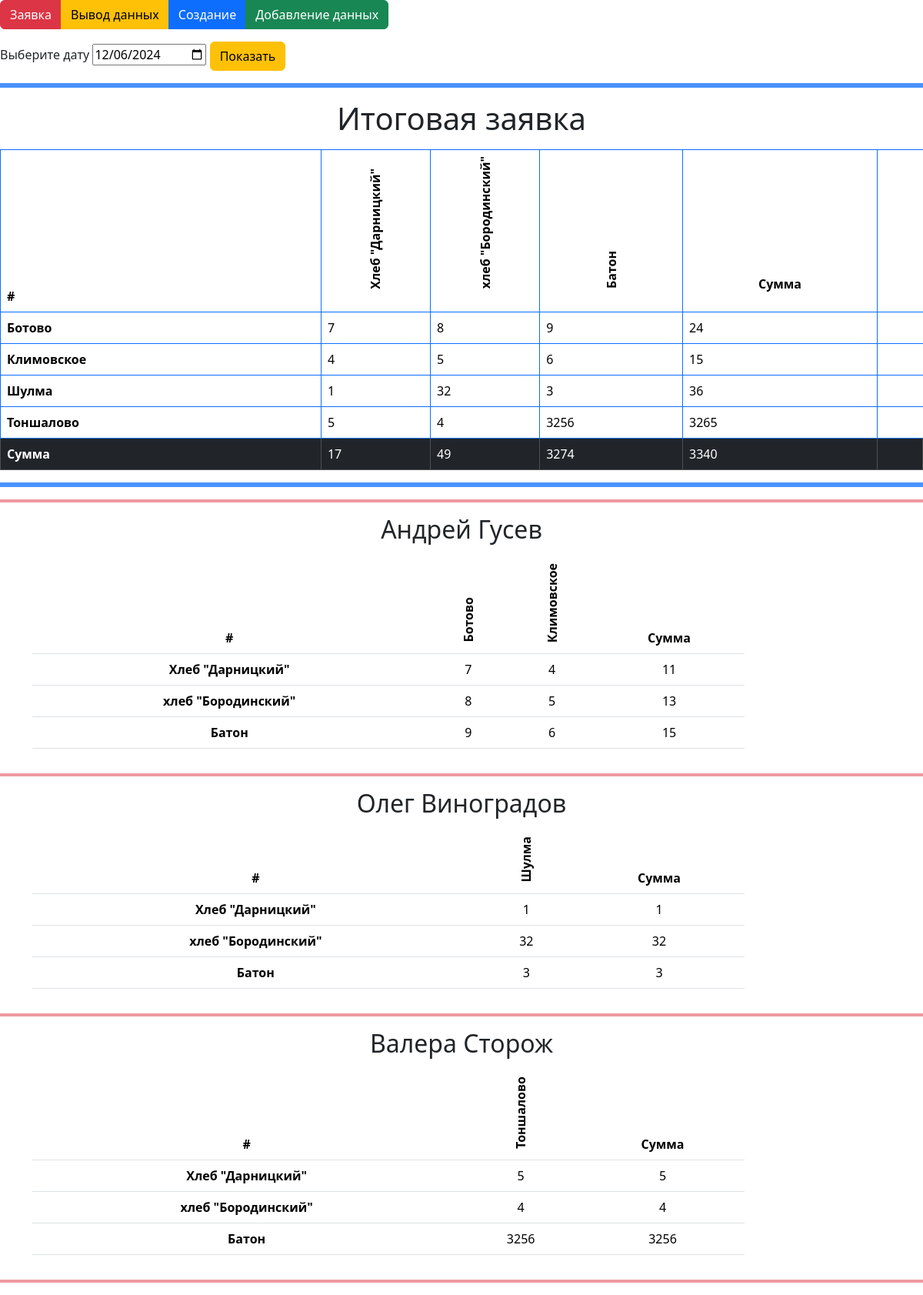
/order/print_orders/, run on the app's committed database.
### order/models.py (models this page shows)
class Products(models.Model):
    name = models.CharField(max_length=50, unique=True, null=False)
    price = models.FloatField(null = False)
    weight = models.FloatField(null =False)

class Clients(models.Model):
    name = models.CharField(max_length=50, unique=True, null=False)
    str_torg12 = models.CharField(max_length=200, unique=True)
    str_standart = models.CharField(max_length=200, unique=True)
    driver = models.ForeignKey('Drivers', on_delete=models.SET_NULL, null=True)

class Drivers(models.Model):
    name = models.CharField(max_length=50, unique=True, null=False)
    def __str__(self):
        return self.name

### order/views.py (the view)
# urls.py: path('print_orders/', print_orders, name='print_orders'),
def print_orders(request):
    if request.method == 'POST':
        today = request.POST['date_order']
    else:
        today = datetime.date.today().isoformat()
    drivers = {}
    output_drivers(today, drivers)
    orders = {}
    orders['clients'] = {}
    orders['products'] = []
    output_orders(today, orders)
    sum_client = []
    for key, value in orders['clients'].items():
        if len(sum_client) == 0:
            sum_client = [0 for v in range(len(value))]
        sum_client = [x + y for x, y in zip(sum_client, value)]
    return render(request, 'order/print_order.html', {'orders': orders,
                                                                          'drivers': drivers,
                                                                          'sum_client': sum_client,
                                                                          'today': today})

### order/function.py (called while the page is built)
def output_orders(today, orders):
    for order in Orders.objects.filter(date=today):
        if order.product.name not in orders['products']:
            orders['products'].append(order.product.name)
            index = orders['products'].index(order.product.name)
        if f'{order.client.name}' not in orders['clients']:
            orders['clients'][f'{order.client.name}'] = []
        orders['clients'][f'{order.client.name}'].insert(index, order.number)
    for key, value in orders['clients'].items():
        value.append(sum(value))
    return orders

### order/templates/order/print_order.html (shortened to what this page needs)
{% extends 'order/base.html' %}
{% block content %}
<form method="post">
  <label>Выберите дату</label>
  <input name="date_order" type="date" value="{{ today }}">
  <button type="submit" class="btn btn-warning">Показать</button>
</form>
<hr class="border border-primary border-3 opacity-75">
<figure class="text-center">
  <h1>Итоговая заявка</h1>
</figure>
<table class="table table-bordered border-primary">
  <thead>
    <tr>
      <th scope="col">#</th>
      {% for value in orders.products %}
      <th scope="col">
        <figure class="text-center">
          <span class="rotate-sm-90">{{ value }}</span>
        </figure>
      </th>
      {% endfor %}
      <th scope="col">
        <figure class="text-center">
          Сумма
        </figure>
      </th>
    </tr>
  </thead>
  <tbody>
  {% for key, value in orders.clients.items %}
    <tr>
      <th scope="row">{{ key }}</th>
      {% for num in value %}
        <td>{{ num }}</td>
      {% endfor %}
    </tr>
  {% endfor %}
    <tr class="table-dark">
      <th scope="row">Сумма</th>
      {% for s in sum_client %}
        <td>{{ s }}</td>
      {% endfor %}
        <td>{{ sum_cli }}</td>
    </tr>
  </tbody>
</table>
<hr class="border border-primary border-3 opacity-75">
<hr class="border border-danger border-2 opacity-50">
{% for key, value in drivers.items %}
<figure class="text-center">
  <h2>{{ key }}</h2>
</figure>
<div class="container text-center">
  <div class="row justify-content-start">
    <div class="col-10">
        <table class="table">
          <thead>
            <tr>
              <th scope="col">#</th>
              {% for c in value.clients %}
                <th scope="col">
                  <span class="rotate-sm-90">{{ c }}</span>
                </th>
              {% endfor %}
                <th scope="col">Сумма</th>
            </tr>
          </thead>
          <tbody>
          {% for key, value in value.products.items %}
            <tr>
              <th scope="row">{{ key }}</th>
                {% for n in value %}
                  <td>{{ n }}</td>
                {% endfor %}
            </tr>
          {% endfor %}
          </tbody>
        </table>
    </div>
  </div>
</div>
<hr class="border border-danger border-2 opacity-50">
{% endfor %}
{% endblock %}

### order/templates/order/base.html (style rules this page uses)
.rotate-sm-90 { writing-mode: vertical-lr; transform: rotate(180deg); }
thead tr th { position: sticky; top: 0; }

### data on the page
Products: products "Хлеб \"Дарницкий\"", products "Хлеб \"Дарницкий\"" "Хлеб \"Дарницкий\"" "Хлеб \"Дарницкий\""
Products: products "хлеб \"Бородинский\"", products "хлеб \"Бородинский\"" "хлеб \"Бородинский\"" "хлеб \"Бородинский\""
Products: products "Батон", products "Батон" "Батон" "Батон"
Clients: clients "Ботово", clients "Ботово"
Clients: clients "Климовское", clients "Климовское"
Clients: clients "Шулма", clients "Шулма"
Clients: clients "Тоншалово", clients "Тоншалово"
Drivers: drivers "Андрей Гусев"
Drivers: drivers "Олег Виноградов"
Drivers: drivers "Валера Сторож"

### other printed values
{{ num }} "7" "8" "9" "24" "4" "5" "6" "15" "1" "32" "3" "36" "5" "4" "3256" "3265"
{{ s }} "17" "49" "3274" "3340"
{{ n }} "7" "4" "11" "8" "5" "13" "9" "6" "15" "1" "1" "32" "32" "3" "3" "5" "5" "4" "4" "3256" "3256"
